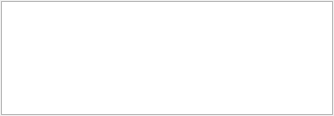
<ui version="4.0" >
 <class>DocumentationPanel</class>
 <widget class="QWidget" name="DocumentationPanel" >
  <property name="geometry" >
   <rect>
    <x>0</x>
    <y>0</y>
    <width>334</width>
    <height>116</height>
   </rect>
  </property>
  <property name="sizePolicy" >
   <sizepolicy vsizetype="Ignored" hsizetype="Ignored" >
    <horstretch>0</horstretch>
    <verstretch>0</verstretch>
   </sizepolicy>
  </property>
  <property name="windowTitle" >
   <string>Documentation</string>
  </property>
  <layout class="QVBoxLayout" name="ui_verticalLayout" >
   <property name="spacing" >
    <number>3</number>
   </property>
   <property name="margin" >
    <number>1</number>
   </property>
   <item>
    <widget class="QTextBrowser" name="ui_textBrowser" />
   </item>
  </layout>
  <action name="ui_backwardAction" >
   <property name="icon" >
    <iconset resource="../resources/gui.qrc" >
     <normaloff>:/backwardIcon</normaloff>:/backwardIcon</iconset>
   </property>
   <property name="text" >
    <string>Backward</string>
   </property>
  </action>
  <action name="ui_forwardAction" >
   <property name="icon" >
    <iconset resource="../resources/gui.qrc" >
     <normaloff>:/forwardIcon</normaloff>:/forwardIcon</iconset>
   </property>
   <property name="text" >
    <string>Forward</string>
   </property>
  </action>
  <action name="ui_homeAction" >
   <property name="icon" >
    <iconset resource="../resources/gui.qrc" >
     <normaloff>:/homeIcon</normaloff>:/homeIcon</iconset>
   </property>
   <property name="text" >
    <string>Home</string>
   </property>
  </action>
 </widget>
 <resources>
  <include location="../resources/gui.qrc" />
 </resources>
 <connections/>
</ui>
